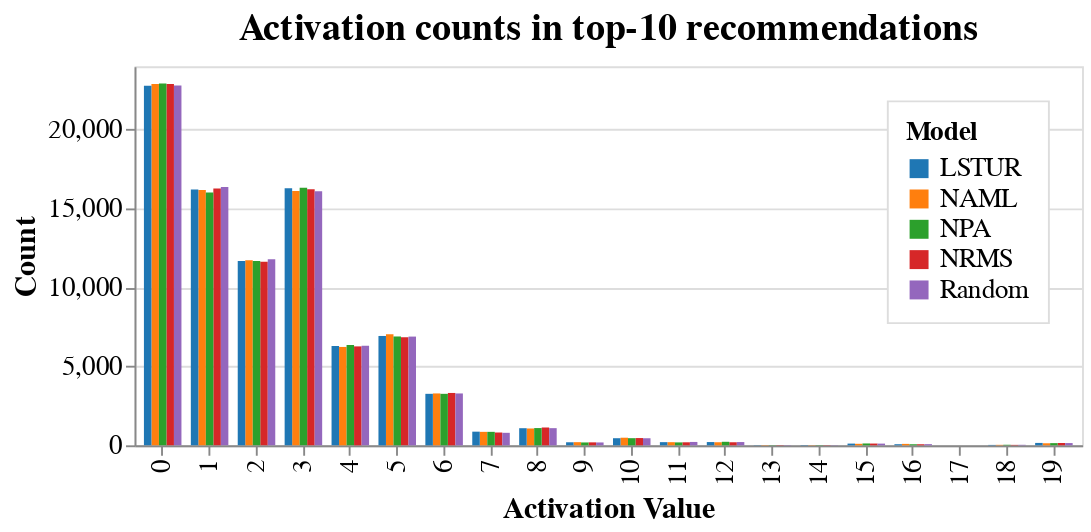

Source (notebook cell):
### Code cell
# Initialize KBinsDiscretizer
discretizer = KBinsDiscretizer(n_bins=20, encode='ordinal', strategy='uniform')

naml_activation_counts = discretizer.fit_transform(np.array(activations['naml']).reshape(-1, 1))
nrms_activation_counts = discretizer.transform(np.array(activations['nrms']).reshape(-1, 1))
lstur_activation_counts = discretizer.transform(np.array(activations['lstur']).reshape(-1, 1))
npa_activation_counts = discretizer.transform(np.array(activations['npa']).reshape(-1, 1))

random_activation_counts = discretizer.transform(np.array(activations['random']).reshape(-1, 1))

# Create DataFrame and compute frequencies
data = pd.DataFrame({
    'NAML': pd.Series(naml_activation_counts.flatten()).value_counts().sort_index(),
    'NRMS': pd.Series(nrms_activation_counts.flatten()).value_counts().sort_index(),
    'LSTUR': pd.Series(lstur_activation_counts.flatten()).value_counts().sort_index(),
    'NPA': pd.Series(npa_activation_counts.flatten()).value_counts().sort_index(),
    'Random': pd.Series(random_activation_counts.flatten()).value_counts().sort_index()
}).fillna(0)

# make altair barplot with bars next to each other
df = data.reset_index().melt('index', var_name='recommender', value_name='count')
# Adjust the x encoding to display "NAML" and "Random" bars next to each other for each category
base = alt.Chart(df).mark_bar().encode(
    x=alt.X('index:N', title='Activation Value', axis=alt.Axis(labelFontSize=14, titleFontSize=16)),
    y=alt.Y('count:Q', title='Count', axis=alt.Axis(labelFontSize=14, titleFontSize=16)),
    color=alt.Color('recommender:N', scale=alt.Scale(scheme='category10'), legend=alt.Legend(
            title='Model',
            orient='top-right',
            fillColor='white',
            labelFontSize=14,
            titleFontSize=14,
            strokeColor='light-grey',
            padding=10,
        )),
    xOffset='recommender:N'  # Offset bars by the 'recommender' type to place them side by side
).properties(
    width=500,
    height=200,
    title=alt.TitleParams(
        text='Activation counts in top-10 recommendations',
        fontSize=20,
        fontWeight='bold',
        anchor='middle',
        offset=10
    )
)

base

### Figure 1 — Vega-Lite specification as saved in the notebook (floating-point values rounded to 4 significant figures)
{"config": {"view": {"continuousWidth": 300, "continuousHeight": 300}}, "data": {"name": "data-fe2650d272023f3b894ea37cfbd81e0c"}, "mark": {"type": "bar"}, "encoding": {"color": {"field": "recommender", "legend": {"fillColor": "white", "labelFontSize": 14, "orient": "top-right", "padding": 10, "strokeColor": "light-grey", "title": "Model", "titleFontSize": 14}, "scale": {"scheme": "category10"}, "type": "nominal"}, "x": {"axis": {"labelFontSize": 14, "titleFontSize": 16}, "field": "index", "title": "Activation Value", "type": "nominal"}, "xOffset": {"field": "recommender", "type": "nominal"}, "y": {"axis": {"labelFontSize": 14, "titleFontSize": 16}, "field": "count", "title": "Count", "type": "quantitative"}}, "height": 200, "title": {"text": "Activation counts in top-10 recommendations", "anchor": "middle", "fontSize": 20, "fontWeight": "bold", "offset": 10}, "width": 500, "$schema": "https://vega.github.io/schema/vega-lite/v5.17.0.json", "datasets": {"data-fe2650d272023f3b894ea37cfbd81e0c": [{"index": 0.0, "recommender": "NAML", "count": 22880.0}, {"index": 1.0, "recommender": "NAML", "count": 16160.0}, {"index": 2.0, "recommender": "NAML", "count": 11720.0}, {"index": 3.0, "recommender": "NAML", "count": 16100.0}, {"index": 4.0, "recommender": "NAML", "count": 6230.0}, {"index": 5.0, "recommender": "NAML", "count": 7034.0}, {"index": 6.0, "recommender": "NAML", "count": 3286.0}, {"index": 7.0, "recommender": "NAML", "count": 853.0}, {"index": 8.0, "recommender": "NAML", "count": 1066.0}, {"index": 9.0, "recommender": "NAML", "count": 200.0}, {"index": 10.0, "recommender": "NAML", "count": 482.0}, {"index": 11.0, "recommender": "NAML", "count": 199.0}, {"index": 12.0, "recommender": "NAML", "count": 195.0}, {"index": 13.0, "recommender": "NAML", "count": 20.0}, {"index": 14.0, "recommender": "NAML", "count": 16.0}, {"index": 15.0, "recommender": "NAML", "count": 97.0}, {"index": 16.0, "recommender": "NAML", "count": 91.0}, {"index": 17.0, "recommender": "NAML", "count": 0.0}, {"index": 18.0, "recommender": "NAML", "count": 31.0}, {"index": 19.0, "recommender": "NAML", "count": 130.0}, {"index": 0.0, "recommender": "NRMS", "count": 22880.0}, {"index": 1.0, "recommender": "NRMS", "count": 16270.0}, {"index": 2.0, "recommender": "NRMS", "count": 11630.0}, {"index": 3.0, "recommender": "NRMS", "count": 16220.0}, {"index": 4.0, "recommender": "NRMS", "count": 6265.0}, {"index": 5.0, "recommender": "NRMS", "count": 6851.0}, {"index": 6.0, "recommender": "NRMS", "count": 3316.0}, {"index": 7.0, "recommender": "NRMS", "count": 812.0}, {"index": 8.0, "recommender": "NRMS", "count": 1129.0}, {"index": 9.0, "recommender": "NRMS", "count": 188.0}, {"index": 10.0, "recommender": "NRMS", "count": 460.0}, {"index": 11.0, "recommender": "NRMS", "count": 192.0}, {"index": 12.0, "recommender": "NRMS", "count": 194.0}, {"index": 13.0, "recommender": "NRMS", "count": 19.0}, {"index": 14.0, "recommender": "NRMS", "count": 16.0}, {"index": 15.0, "recommender": "NRMS", "count": 112.0}, {"index": 16.0, "recommender": "NRMS", "count": 68.0}, {"index": 17.0, "recommender": "NRMS", "count": 0.0}, {"index": 18.0, "recommender": "NRMS", "count": 29.0}, {"index": 19.0, "recommender": "NRMS", "count": 149.0}, {"index": 0.0, "recommender": "LSTUR", "count": 22770.0}, {"index": 1.0, "recommender": "LSTUR", "count": 16200.0}, {"index": 2.0, "recommender": "LSTUR", "count": 11680.0}, {"index": 3.0, "recommender": "LSTUR", "count": 16280.0}, {"index": 4.0, "recommender": "LSTUR", "count": 6286.0}, {"index": 5.0, "recommender": "LSTUR", "count": 6925.0}, {"index": 6.0, "recommender": "LSTUR", "count": 3261.0}, {"index": 7.0, "recommender": "LSTUR", "count": 865.0}, {"index": 8.0, "recommender": "LSTUR", "count": 1084.0}, {"index": 9.0, "recommender": "LSTUR", "count": 193.0}, {"index": 10.0, "recommender": "LSTUR", "count": 450.0}, {"index": 11.0, "recommender": "LSTUR", "count": 201.0}, {"index": 12.0, "recommender": "LSTUR", "count": 207.0}, {"index": 13.0, "recommender": "LSTUR", "count": 15.0}, {"index": 14.0, "recommender": "LSTUR", "count": 22.0}, {"index": 15.0, "recommender": "LSTUR", "count": 109.0}, {"index": 16.0, "recommender": "LSTUR", "count": 70.0}, {"index": 17.0, "recommender": "LSTUR", "count": 0.0}, {"index": 18.0, "recommender": "LSTUR", "count": 26.0}, {"index": 19.0, "recommender": "LSTUR", "count": 152.0}, {"index": 0.0, "recommender": "NPA", "count": 22920.0}, {"index": 1.0, "recommender": "NPA", "count": 16010.0}, {"index": 2.0, "recommender": "NPA", "count": 11680.0}, {"index": 3.0, "recommender": "NPA", "count": 16310.0}, {"index": 4.0, "recommender": "NPA", "count": 6346.0}, {"index": 5.0, "recommender": "NPA", "count": 6893.0}, {"index": 6.0, "recommender": "NPA", "count": 3261.0}, {"index": 7.0, "recommender": "NPA", "count": 853.0}, {"index": 8.0, "recommender": "NPA", "count": 1093.0}, {"index": 9.0, "recommender": "NPA", "count": 182.0}, {"index": 10.0, "recommender": "NPA", "count": 452.0}, {"index": 11.0, "recommender": "NPA", "count": 185.0}, {"index": 12.0, "recommender": "NPA", "count": 224.0}, {"index": 13.0, "recommender": "NPA", "count": 15.0}, {"index": 14.0, "recommender": "NPA", "count": 17.0}, {"index": 15.0, "recommender": "NPA", "count": 118.0}, {"index": 16.0, "recommender": "NPA", "count": 68.0}, {"index": 17.0, "recommender": "NPA", "count": 0.0}, {"index": 18.0, "recommender": "NPA", "count": 36.0}, {"index": 19.0, "recommender": "NPA", "count": 139.0}, {"index": 0.0, "recommender": "Random", "count": 22780.0}, {"index": 1.0, "recommender": "Random", "count": 16360.0}, {"index": 2.0, "recommender": "Random", "count": 11780.0}, {"index": 3.0, "recommender": "Random", "count": 16090.0}, {"index": 4.0, "recommender": "Random", "count": 6304.0}, {"index": 5.0, "recommender": "Random", "count": 6886.0}, {"index": 6.0, "recommender": "Random", "count": 3285.0}, {"index": 7.0, "recommender": "Random", "count": 792.0}, {"index": 8.0, "recommender": "Random", "count": 1087.0}, {"index": 9.0, "recommender": "Random", "count": 182.0}, {"index": 10.0, "recommender": "Random", "count": 448.0}, {"index": 11.0, "recommender": "Random", "count": 214.0}, {"index": 12.0, "recommender": "Random", "count": 207.0}, {"index": 13.0, "recommender": "Random", "count": 17.0}, {"index": 14.0, "recommender": "Random", "count": 14.0}, {"index": 15.0, "recommender": "Random", "count": 108.0}, {"index": 16.0, "recommender": "Random", "count": 74.0}, {"index": 17.0, "recommender": "Random", "count": 1.0}, {"index": 18.0, "recommender": "Random", "count": 33.0}, {"index": 19.0, "recommender": "Random", "count": 143.0}]}}
